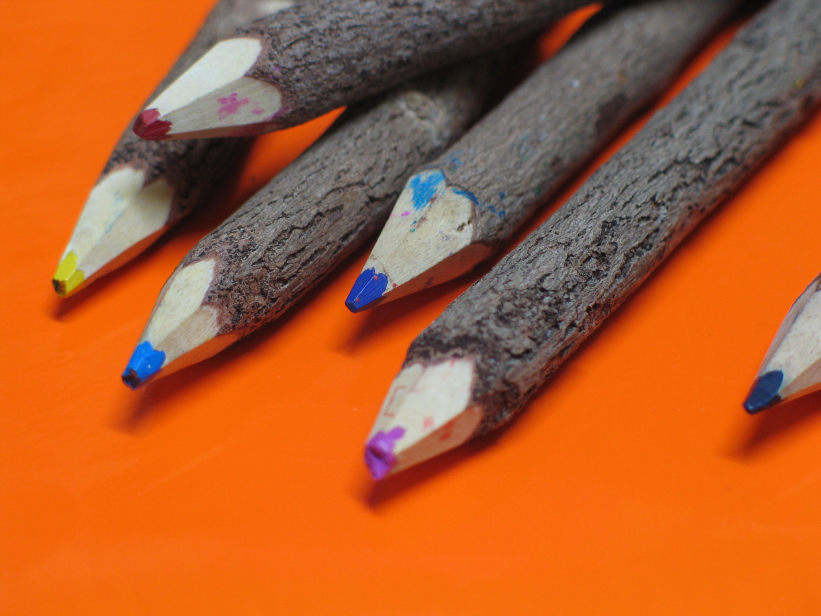
#> input picture automacoes/compressao/fotos/art-1419766.jpg, 2462 x 1847 px (shown at 1/3 size); its folder holds 4 pictures in this run
$ python compression.py   (older library calls are emulated)
#> lines starting #> are read from the running program, lines starting #| are printed output that depends on the picture
from PIL import Image
import os

# Criando a pasta das files comprimidas
compressed_path = "compressed_images"
if compressed_path not in os.listdir():
    os.mkdir(compressed_path)

# Coletando as files
files_path = 'fotos'
files = [i for i in os.listdir(files_path) if 'jpg' in i]

size_antes = 0  # Bytes - para ser em MegaBytes, /(1024*1024)
size_depois = 0
# Iterando sobre todas as files
for file in files:
    # Tamanho anterior, para questoes de feedback
    file_path = os.path.join(files_path, file)
    new_path = os.path.join(compressed_path, file)

    file_stats = os.stat(file_path)
    size_antes += file_stats.st_size

    # Comprimindo a imagem
    img = Image.open(file_path)
#> img is the input picture: PIL image 2462x1847 RGB; mean R, G, B 176.7, 93.9, 45

    new_w = int(100)
    new_h = int(100)
    img = img.resize((new_w, new_h), Image.ANTIALIAS)
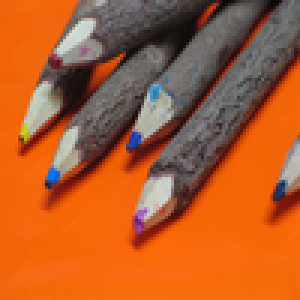
#> img: PIL image 100x100 RGB (shown 3 times larger); mean R, G, B 176.6, 93.9, 45
#> pass 3 of the loop `for file in files:`:
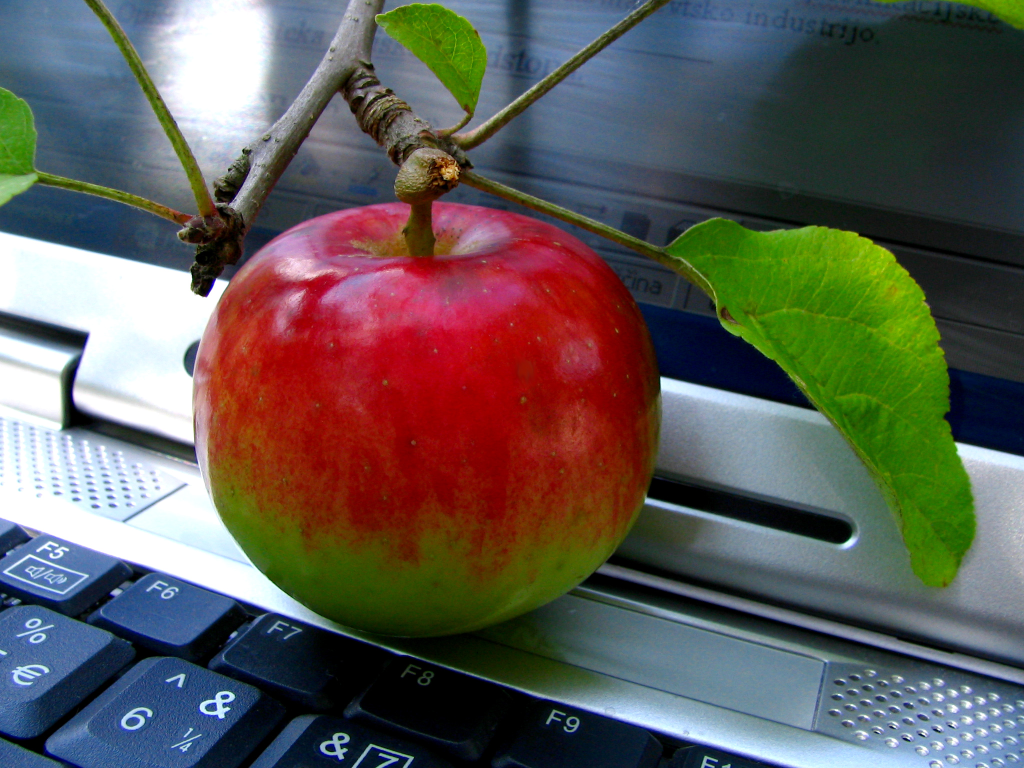
#> input picture automacoes/compressao/fotos/computer-and-apple-1241514.jpg, 2048 x 1536 px (shown at 1/2 size)
#> img is the input picture: PIL image 2048x1536 RGB; mean R, G, B 94.9, 90.8, 86.1
#> `img = img.resize((new_w, new_h), Image.ANTIALIAS)`:
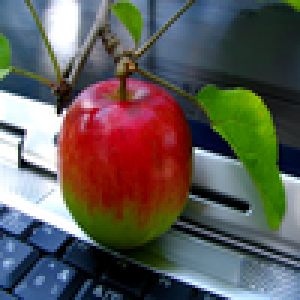
#> img: PIL image 100x100 RGB (shown 3 times larger); mean R, G, B 94.9, 90.7, 86.1
#> the loop made 4 passes; the first 3 are shown

    img.save(new_path, 'JPEG', optimize=True, quality=95)

    file_stats = os.stat(new_path)
    size_depois += file_stats.st_size

# Imprimindo os resultados
diferenca = (size_antes - size_depois)/(1024*1024)
percent = 100*diferenca/size_antes*(1024*1024)
print(f"Tamanho Anterior (Mb): {size_antes/(1024*1024)}\nTamanho Comprimido (Mb): {size_depois/(1024*1024)}")
print(f"Diferença de {diferenca} Megabytes")
print(f"Reduzido o tamanho das files em {round(percent,2)}%")
